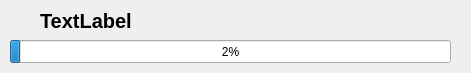
<?xml version="1.0" encoding="UTF-8"?>
<ui version="4.0">
 <class>ProgressBar</class>
 <widget class="QDialog" name="ProgressBar">
  <property name="geometry">
   <rect>
    <x>0</x>
    <y>0</y>
    <width>471</width>
    <height>73</height>
   </rect>
  </property>
  <property name="windowTitle">
   <string>Dialog</string>
  </property>
  <widget class="QProgressBar" name="progressBar">
   <property name="geometry">
    <rect>
     <x>10</x>
     <y>40</y>
     <width>441</width>
     <height>23</height>
    </rect>
   </property>
   <property name="maximum">
    <number>100000</number>
   </property>
   <property name="value">
    <number>2400</number>
   </property>
  </widget>
  <widget class="QLabel" name="label">
   <property name="geometry">
    <rect>
     <x>30</x>
     <y>10</y>
     <width>401</width>
     <height>21</height>
    </rect>
   </property>
   <property name="font">
    <font>
     <pointsize>15</pointsize>
     <weight>75</weight>
     <bold>true</bold>
    </font>
   </property>
   <property name="text">
    <string>TextLabel</string>
   </property>
   <property name="indent">
    <number>10</number>
   </property>
  </widget>
 </widget>
 <resources/>
 <connections/>
</ui>
